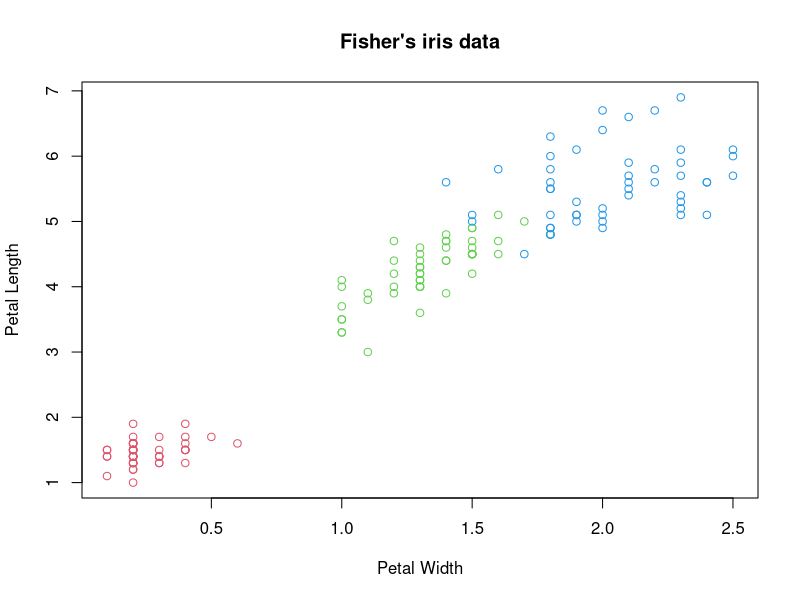

R code for this plot:
## ---- chunk 1
plot(iris$Petal.Width, iris$Petal.Length,
     col = as.numeric(iris$Species) + 1,
     xlab = 'Petal Width', ylab = 'Petal Length',
     main = "Fisher's iris data")
## ---- chunk 2
knitr::kable(head(iris))
